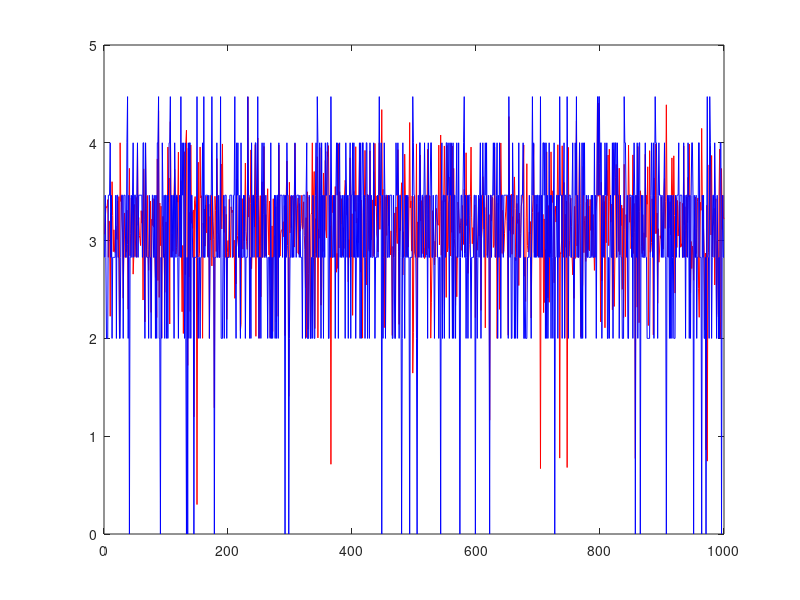

This figure's MATLAB source:
clear;clc
N=5;
for ii=1:1e3
symbol_re = randi(2,1,N)*2-3;
symbol_im = randi(2,1,N)*2-3;
phi = rand*2*pi;
%phase_offset(ii) = 0.8478;
amp1(ii)=norm(symbol_re*(cos(phi)+sin(phi))+symbol_im*(-sin(phi)+cos(phi)));
amp2(ii)=norm(symbol_re+symbol_im);
end
figure
plot(amp1,'r');hold on
plot(amp2,'b')
%%
% figure
% plot(symbol_re*cos(phase_offset(ii))-symbol_im*sin(phase_offset(ii)));hold on
% plot(symbol_re+symbol_im);hold on